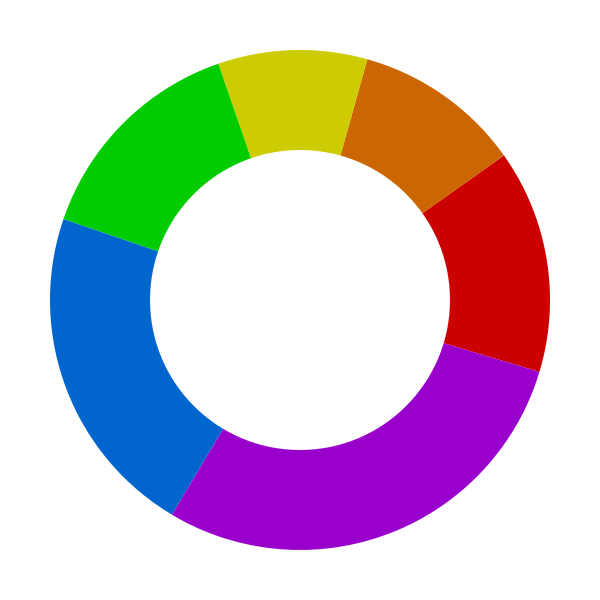
Frame 1 (no input)
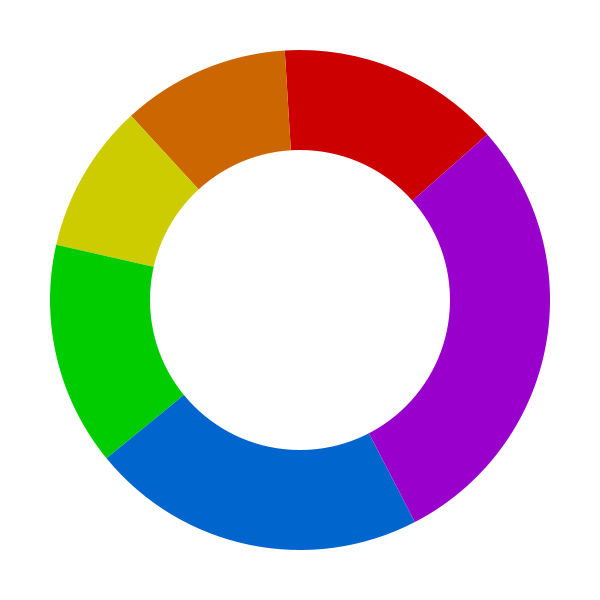
Frame 2 (the mouse pressed at the canvas centre, redrawn once)

The Processing sketch that drew these frames (run headless with seeded random() and noise(); the mouse was pressed at the canvas centre and the sketch redrawn once):

// Processing sketch: color_circle_weighted
// ── color_circle_weighted.pde
float SEGMENT_SIZE = 2*PI / 12;

float segment(float start, float size, float hue, float saturation, float brightness) {
    fill(color(hue, saturation, brightness));
    arc(0, 0, 500, 500, start - size, start);
    return start - size; 
}

void setup() {
    size(600, 600);
    smooth();
    noStroke();
    noLoop();

    colorMode(HSB, TWO_PI, 100, 100);
}

void draw() {
    background(color(0, 0, 100));
    translate(300, 300);

    float angle = random(360);

    float[][] hues = {
        { 0, 6 },
        { 1*SEGMENT_SIZE, 8 },
        { 2*SEGMENT_SIZE, 9 },
        { 4*SEGMENT_SIZE, 6 },
        { 7*SEGMENT_SIZE, 4 },
        { 9.5*SEGMENT_SIZE, 3 } 
    };

    float totalWeight = 0;
    for (int i = 0; i < hues.length; i++) {
        totalWeight += (1 / hues[i][1]);
    }

    for (int i = 0; i < hues.length; i++) {
        float hue = hues[i][0];
        float extensionValue = hues[i][1];
        float weight = (1 / extensionValue) / totalWeight; 

        float size = TWO_PI * weight;

        angle = segment(angle, size, hue, 100, 80);
    }

    fill(color(0, 0, 100));
    ellipse(0, 0, 300, 300);
}

void mouseClicked() {
    redraw();
}
